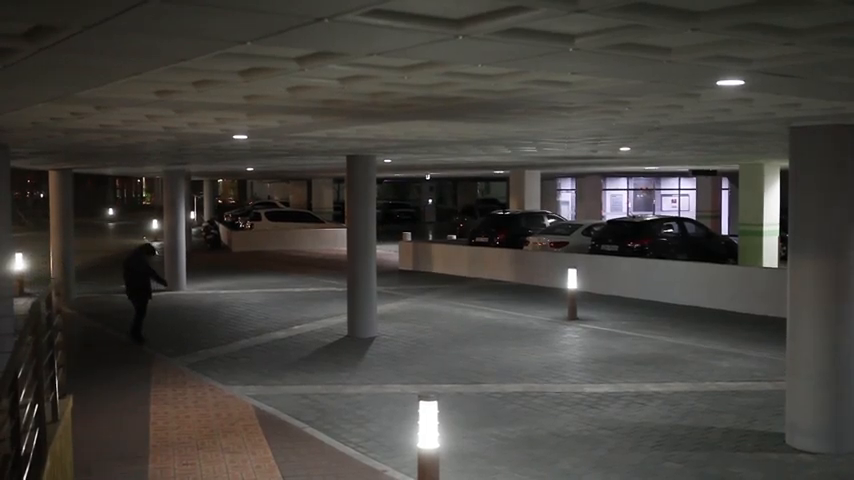
#> input picture frame 105 of CV_parinya/cctv.mp4, 854 x 480 px
$ python 09_bg_sub_vdo_nonrecur.py
#> lines starting #> are read from the running program, lines starting #| are printed output that depends on the picture
import cv2
import numpy as np

cap = cv2.VideoCapture('cctv.mp4')
n_buffer = 10
buffer = None
iframe = 0
while True:
    ret, frame = cap.read()
#> frame is the input picture: shape (480, 854, 3); mean B, G, R 61.5, 66.2, 68.9
    if not ret:
        break
    gray = cv2.cvtColor(frame, cv2.COLOR_BGR2GRAY)
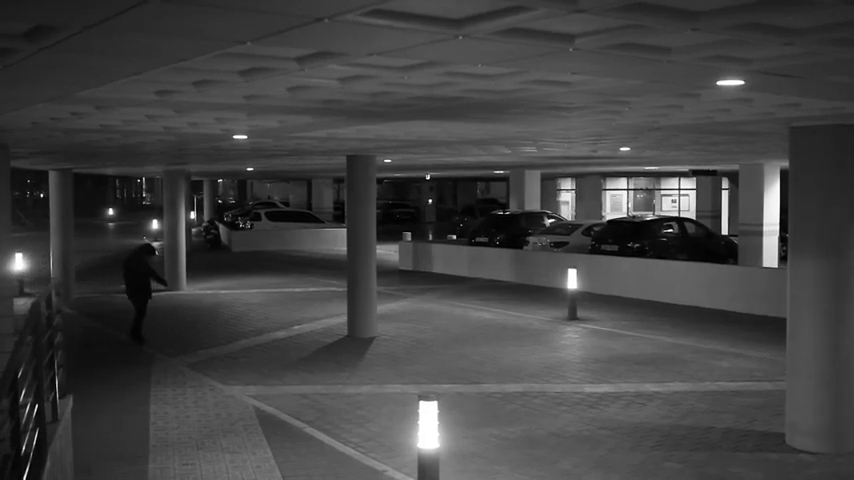
#> gray: shape (480, 854); min 0, max 255, mean 66.4
    if buffer is None:
        buffer = np.zeros((n_buffer, *gray.shape))
    buffer[iframe % n_buffer] = gray
    if iframe >= n_buffer:
        # M = np.mean(buffer, axis=0)
        M = np.median(buffer, axis=0)
        diff = cv2.absdiff(gray, np.uint8(M))
        fg = np.uint8((diff > .4 * np.max(diff)) * 255)
        cv2.imshow('fg', fg)
    cv2.imshow('frame', frame)
    cv2.waitKey(1)
    iframe += 1

$ run again, starting later in the video
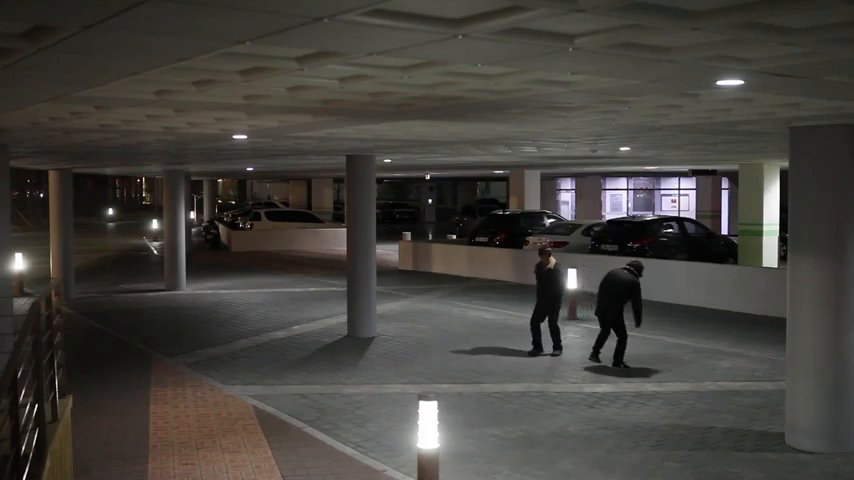
#> input picture frame 472 of CV_parinya/cctv.mp4, 854 x 480 px
#> frame is the input picture: shape (480, 854, 3); mean B, G, R 60.9, 65.7, 68.3
#> `gray = cv2.cvtColor(frame, cv2.COLOR_BGR2GRAY)`:
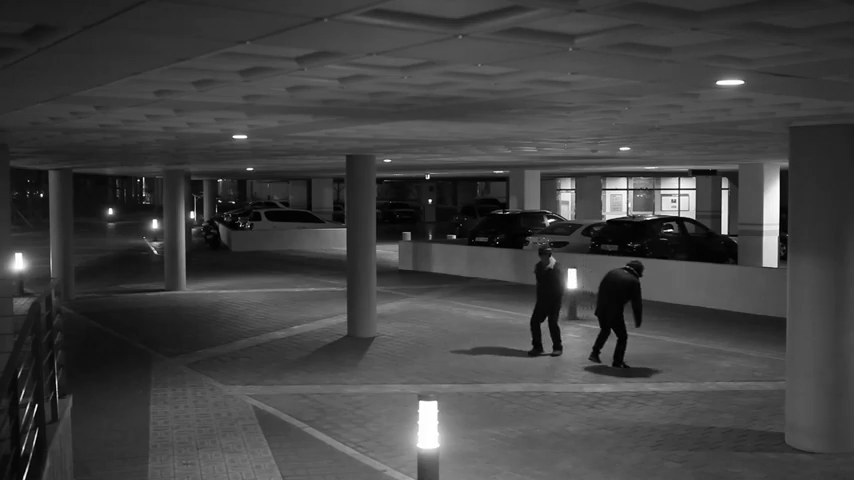
#> gray: shape (480, 854); min 0, max 255, mean 65.9

$ run again, starting later in the video
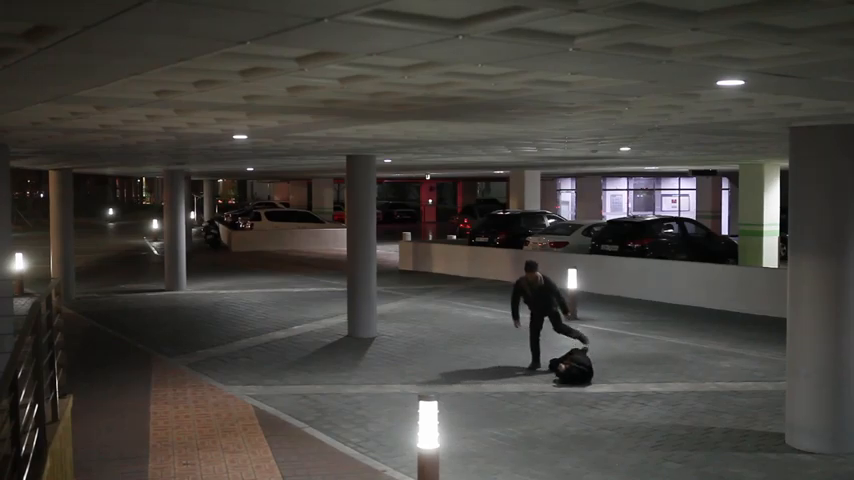
#> input picture frame 840 of CV_parinya/cctv.mp4, 854 x 480 px
#> frame is the input picture: shape (480, 854, 3); mean B, G, R 62.2, 66.9, 69.9
#> `gray = cv2.cvtColor(frame, cv2.COLOR_BGR2GRAY)`:
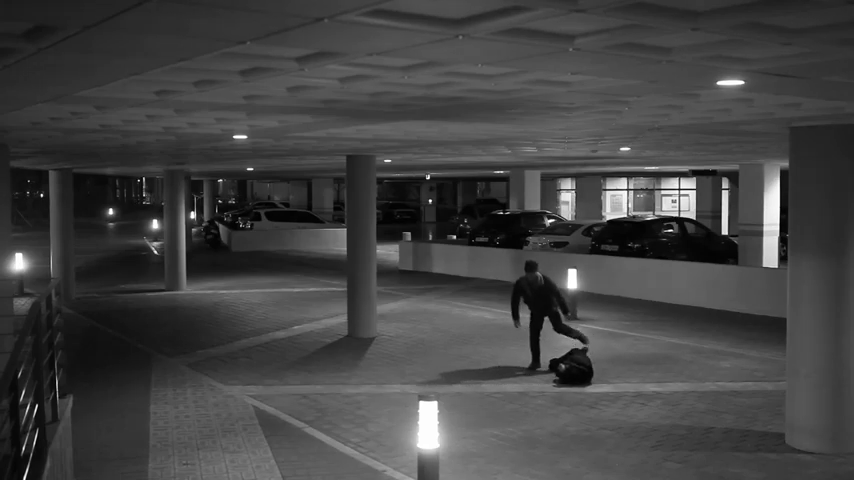
#> gray: shape (480, 854); min 0, max 255, mean 67.3
